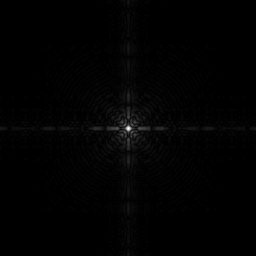
#> input picture ch03/Images/Source/Fig0305(a)(DFT_no_log).tif, 256 x 256 px, found by its file name
$ python ex06_LogVsPowerLow.py
#> lines starting #> are read from the running program, lines starting #| are printed output that depends on the picture
#> further down, original_image is the input picture: PIL image 256x256 L; min 0, max 255, mean 2.1
# Log Transformation vs Power Law ( 0 < γ < 1)
from PIL import Image, ImageDraw, ImageFont
import numpy as np
import matplotlib.pyplot as plt
import os
import time

# -------------------------- Log Transformation --------------------------
def logTransform(original_array):
    # c: 스케일링 상수 =>  표준 8비트 그레이스케일 범위 [0, 255] 벗어나지 않도록
    c_log = 255 / np.log(1 + np.max(original_array))
#> c_log = 45.99
    # Log 진수 조건 : 진수 > 0 => 1 + original_array을 진수로
    log_array = c_log * np.log(1 + original_array)
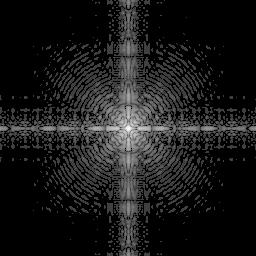
#> log_array: shape (256, 256) float32; min 0, max 255, mean 25.7
    log_array = log_array.astype(np.uint8)
    return log_array
# ------------------------------------------------------------------------

# -------------------------- Power Law Transformation --------------------
def gammaTransform(gamma, original_array):
    # c: 스케일링 상수 =>  표준 8비트 그레이스케일 범위 [0, 255] 벗어나지 않도록
#> called with gamma = 0.4
    c_gamma = 255 / np.power(np.max(original_array), gamma)
#> c_gamma = 27.79
    gamma_array = c_gamma * np.power(original_array, gamma)
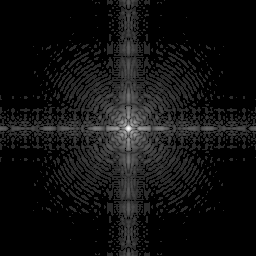
#> gamma_array: shape (256, 256) float32; min 0, max 255, mean 17.1
    gamma_array = gamma_array.astype(np.uint8)
    return gamma_array
# -------------------------------------------------------------------------

# 텍스트 바운딩 박스 계산
def getTextSize(draw, text, font):
    bbox = draw.textbbox((0, 0), text, font=font)
    text_width = bbox[2] - bbox[0]
    text_height = bbox[3] - bbox[1]
    return (text_width, text_height)

# 결과 이미지 나타내기
def showImages(images, row, col, spacing = 20, fontSize = 30, title = None, indexNewImg = -1):
    # 새 캔버스 만들기
#> called with row = 1, col = 3, spacing = 10, fontSize = 15, indexNewImg = 0
    original_image = list(images.values())[0]
    total_width = (original_image.width + spacing) * col + spacing
#> total_width = 808
    if title == None:
        total_height = (original_image.height + 2*spacing) * row + 2*spacing
    else:
        total_height = (original_image.height + 2*spacing) * row + 4*spacing
#> total_height = 316
    new_image = Image.new('L', (total_width, total_height), "White")
#> new_image: PIL image 808x316 L; every value is 255

    # 새 캔버스에 이미지 복사, 텍스트 넣기
    draw = ImageDraw.Draw(new_image)
    # Title text
    if title != None:
        font = ImageFont.truetype(r'C:\Windows\Fonts\Arial.ttf', fontSize*1.3)
        text_width = getTextSize(draw, title, font)[0]
#> text_width = 435
        draw.text(((new_image.width - text_width) // 2, spacing//2), title, font=font, fill="black")

    font = ImageFont.truetype(r'C:\Windows\Fonts\Arial.ttf', fontSize)
    for index, (text, image) in enumerate(images.items()):
        #  이미지 위치
        if (index%col) != 0 :
            img_x += original_image.width + spacing
        else:
            img_x = spacing
            if index == 0:
                if title == None:
                    img_y = 3*spacing
                else:
                    img_y = 5*spacing
            else:
                img_y +=  original_image.height + 2*spacing

        # 이미지를 왼쪽에 붙임
        new_image.paste(image, (img_x, img_y))

        # 텍스트 위치
        text_width = getTextSize(draw, text, font)[0]
        text_x = (original_image.width - text_width) // 2 + img_x
        text_y = img_y - 2*spacing
        draw.text((text_x, text_y), text, font=font, fill="black")
#> this loop made 3 passes
#> (text, img_x, img_y, bbox in getTextSize, text_width, text_x) on pass 1: ('Original Image', 10, 50, (0, 3, 110, 17), 110, 83)
#> (text, img_x, bbox in getTextSize, text_width, text_x) on passes 2 to 3: ('Log', 276, (0, 3, 27, 17), 27, 390), ('Power-Law (γ = 0.4)', 542, (0, 3, 151, 17), 151, 594)
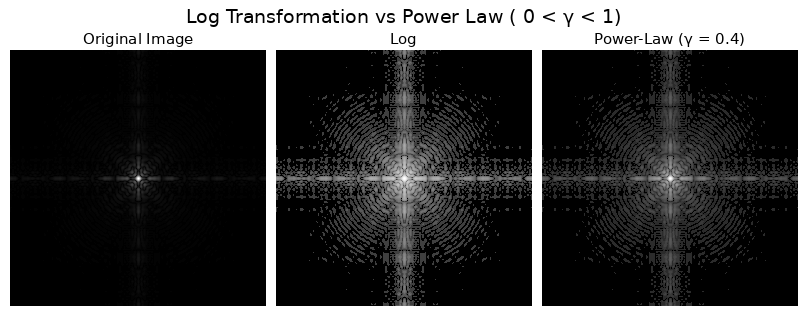
#> new_image: PIL image 808x316 L; min 0, max 255, mean 67.8

    new_image.show()
    script_name = os.path.basename(__file__)
    if indexNewImg == -1:
        save_name = os.path.splitext(script_name)[0] + '.png'
    else:
        save_name = os.path.splitext(script_name)[0] + f'_{indexNewImg+1}' + '.png'
    new_image.save(f'ch03\\Images\\Result\\{save_name}')
    time.sleep(0.5)

# ------------------------------- Main ---------------------------------------
if __name__ == "__main__":

    image_paths = [r'ch03\Images\Source\Fig0305(a)(DFT_no_log).tif',
                   r'ch03\Images\Source\Fig0307(a)(intensity_ramp).tif',
                   r'ch03\Images\Source\Fig0308(a)(fractured_spine).tif',
                   ]

    for i in range(len(image_paths)):
        original_image = Image.open(image_paths[i])
        original_array = np.array(original_image, dtype=np.float32)
        images = { "Original Image" : original_image}

        # Log
        log_array = logTransform(original_array)
        log_Image = Image.fromarray(log_array, original_image.mode)
        images['Log'] = log_Image

        # Power Law
        gamma = 0.4
        gamma_array = gammaTransform(gamma, original_array)
        gamma_Image = Image.fromarray(gamma_array, original_image.mode)
        images[f'Power-Law (γ = {gamma})'] = gamma_Image

        showImages(images, 1, 3, spacing = 10, fontSize=15, indexNewImg=i, title = 'Log Transformation vs Power Law ( 0 < γ < 1)')
#> pass 2 of the loop `for i in range(len(image_paths)):`:
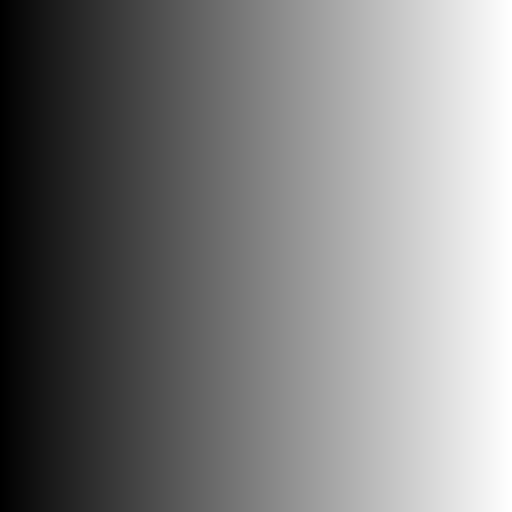
#> input picture ch03/Images/Source/Fig0307(a)(intensity_ramp).tif, 512 x 512 px, found by its file name
#> original_image is the input picture: PIL image 512x512 L; min 0, max 255, mean 127.5
#> original_array: shape (512, 512) float32
#> in gammaTransform (call 2), `gamma_array = c_gamma * np.power(original_array, gamma)`:
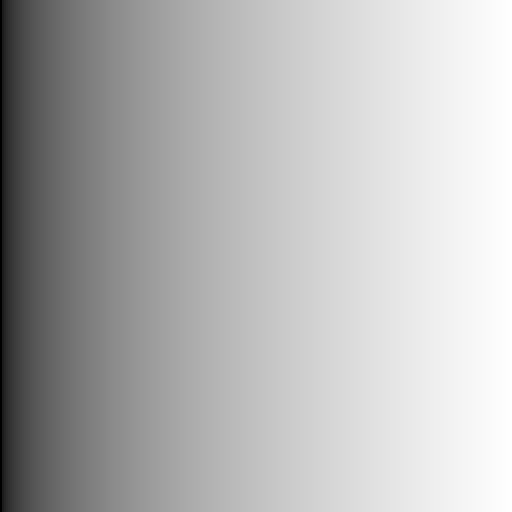
#> gamma_array: shape (512, 512) float32; min 0, max 255, mean 181.9
#> the loop in showImages (call 2), `for index, (text, image) in enumerate(images.items()):` made 3 passes
#> (text, img_x, img_y, bbox in getTextSize, text_width, text_x) on pass 1: ('Original Image', 10, 50, (0, 3, 110, 17), 110, 211)
#> after the loop in showImages (call 2), `for index, (text, image) in enumerate(images.items()):`:
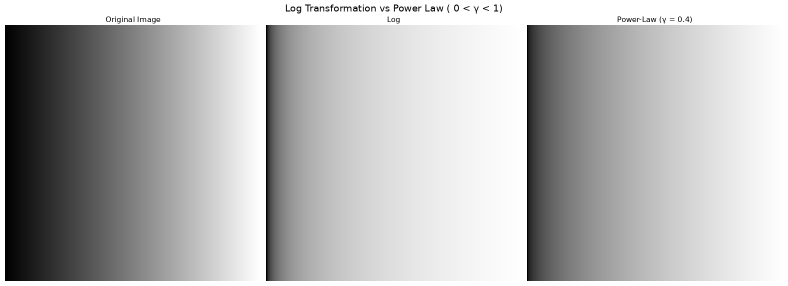
#> new_image: PIL image 1576x572 L (shown at 1/2 size); min 0, max 255, mean 182.5
#> pass 3 of the loop `for i in range(len(image_paths)):`:
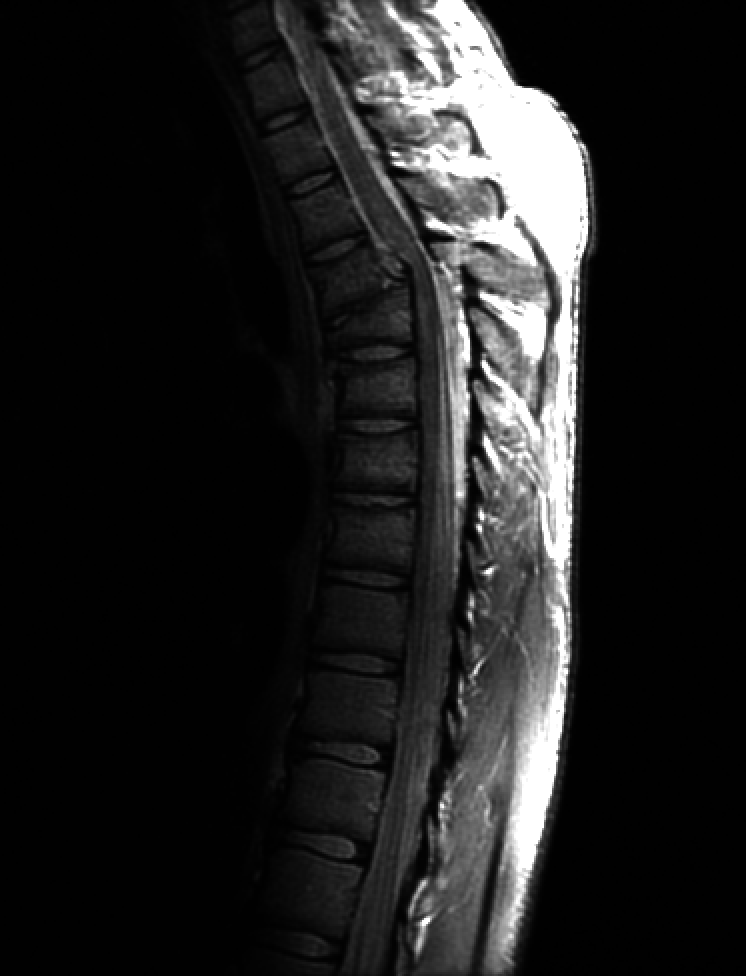
#> input picture ch03/Images/Source/Fig0308(a)(fractured_spine).tif, 746 x 976 px, found by its file name
#> original_image is the input picture: PIL image 746x976 L; min 0, max 255, mean 32.6
#> original_array: shape (976, 746) float32
#> in gammaTransform (call 3), `gamma_array = c_gamma * np.power(original_array, gamma)`:
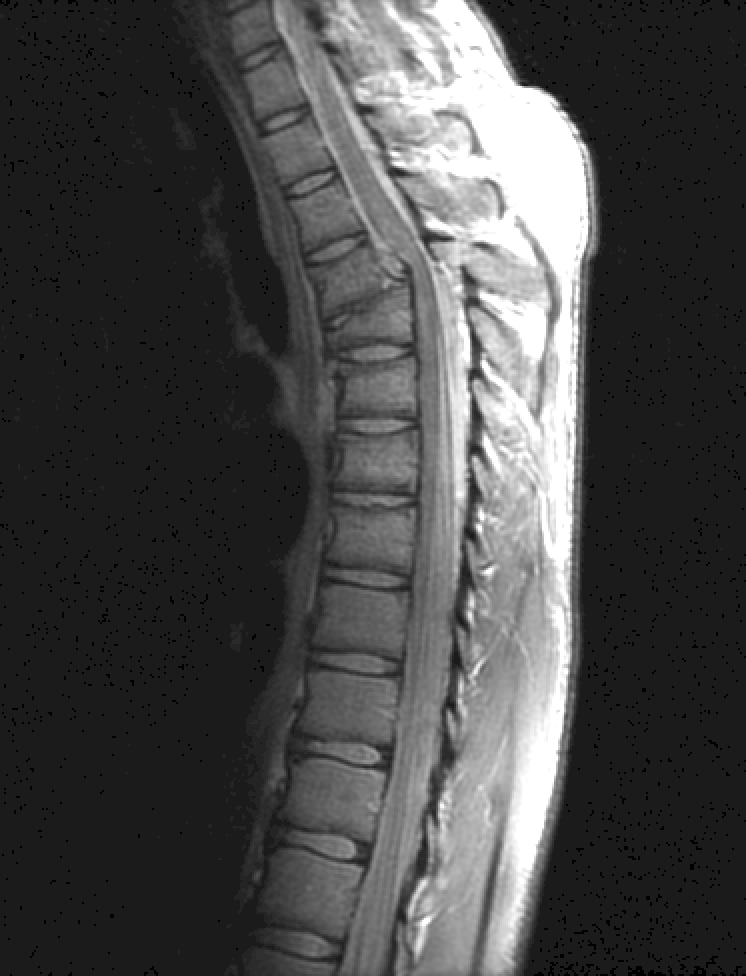
#> gamma_array: shape (976, 746) float32; min 0, max 255, mean 72.4
#> the loop in showImages (call 3), `for index, (text, image) in enumerate(images.items()):` made 3 passes
#> (text, img_x, img_y, bbox in getTextSize, text_width, text_x) on pass 1: ('Original Image', 10, 50, (0, 3, 110, 17), 110, 328)
#> after the loop in showImages (call 3), `for index, (text, image) in enumerate(images.items()):`:
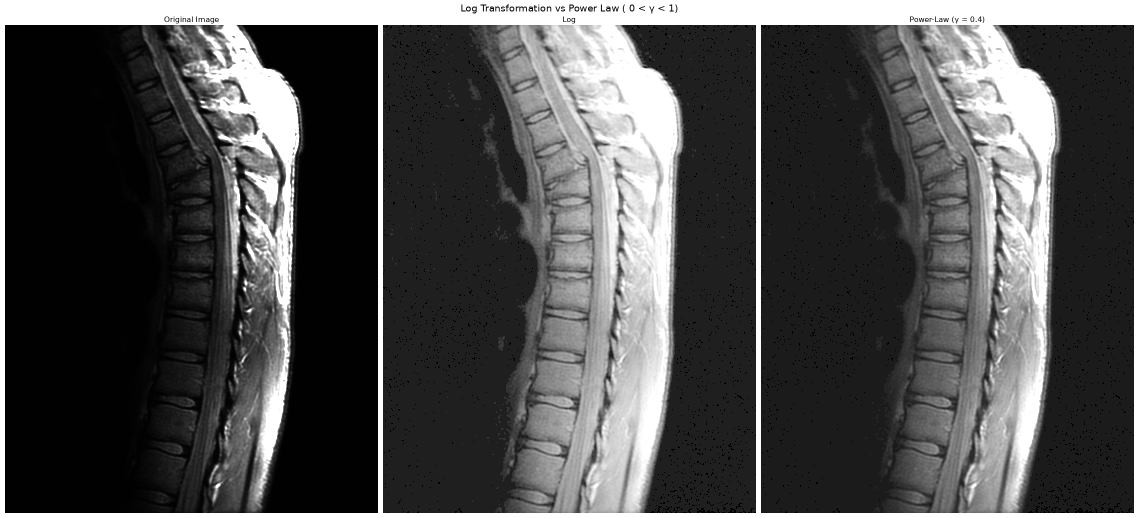
#> new_image: PIL image 2278x1036 L (shown at 1/2 size); min 0, max 255, mean 78.2
